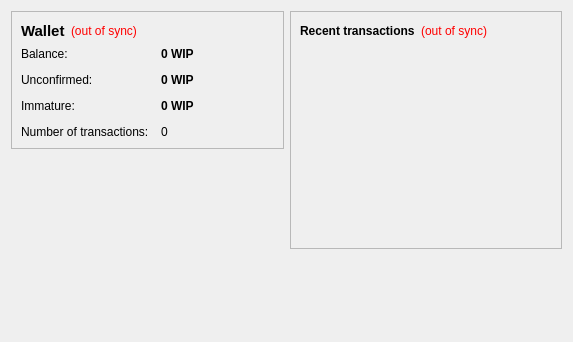
<?xml version="1.0" encoding="UTF-8"?>
<ui version="4.0">
 <class>OverviewPage</class>
 <widget class="QWidget" name="OverviewPage">
  <property name="geometry">
   <rect>
    <x>0</x>
    <y>0</y>
    <width>573</width>
    <height>342</height>
   </rect>
  </property>
  <property name="windowTitle">
   <string>Form</string>
  </property>
  <layout class="QHBoxLayout" name="horizontalLayout" stretch="1,1">
   <item>
    <layout class="QVBoxLayout" name="verticalLayout_2">
     <item>
      <widget class="QFrame" name="frame">
       <property name="frameShape">
        <enum>QFrame::StyledPanel</enum>
       </property>
       <property name="frameShadow">
        <enum>QFrame::Raised</enum>
       </property>
       <layout class="QVBoxLayout" name="verticalLayout_4">
        <item>
         <layout class="QHBoxLayout" name="horizontalLayout_4">
          <item>
           <widget class="QLabel" name="label_5">
            <property name="font">
             <font>
              <pointsize>11</pointsize>
              <weight>75</weight>
              <bold>true</bold>
             </font>
            </property>
            <property name="text">
             <string>Wallet</string>
            </property>
           </widget>
          </item>
          <item>
           <widget class="QLabel" name="labelWalletStatus">
            <property name="toolTip">
             <string>The displayed information may be out of date. Your wallet automatically synchronizes with the Workinprog network after a connection is established, but this process has not completed yet.</string>
            </property>
            <property name="styleSheet">
             <string notr="true">QLabel { color: red; }</string>
            </property>
            <property name="text">
             <string notr="true">(out of sync)</string>
            </property>
            <property name="alignment">
             <set>Qt::AlignLeading|Qt::AlignLeft|Qt::AlignVCenter</set>
            </property>
           </widget>
          </item>
          <item>
           <spacer name="horizontalSpacer_2">
            <property name="orientation">
             <enum>Qt::Horizontal</enum>
            </property>
            <property name="sizeHint" stdset="0">
             <size>
              <width>40</width>
              <height>20</height>
             </size>
            </property>
           </spacer>
          </item>
         </layout>
        </item>
        <item>
         <layout class="QFormLayout" name="formLayout_2">
          <property name="fieldGrowthPolicy">
           <enum>QFormLayout::AllNonFixedFieldsGrow</enum>
          </property>
          <property name="horizontalSpacing">
           <number>12</number>
          </property>
          <property name="verticalSpacing">
           <number>12</number>
          </property>
          <item row="0" column="0">
           <widget class="QLabel" name="label">
            <property name="text">
             <string>Balance:</string>
            </property>
           </widget>
          </item>
          <item row="0" column="1">
           <widget class="QLabel" name="labelBalance">
            <property name="font">
             <font>
              <weight>75</weight>
              <bold>true</bold>
             </font>
            </property>
            <property name="cursor">
             <cursorShape>IBeamCursor</cursorShape>
            </property>
            <property name="toolTip">
             <string>Your current balance</string>
            </property>
            <property name="text">
             <string notr="true">0 WIP</string>
            </property>
            <property name="textInteractionFlags">
             <set>Qt::LinksAccessibleByMouse|Qt::TextSelectableByKeyboard|Qt::TextSelectableByMouse</set>
            </property>
           </widget>
          </item>
          <item row="1" column="0">
           <widget class="QLabel" name="label_3">
            <property name="text">
             <string>Unconfirmed:</string>
            </property>
           </widget>
          </item>
          <item row="1" column="1">
           <widget class="QLabel" name="labelUnconfirmed">
            <property name="font">
             <font>
              <weight>75</weight>
              <bold>true</bold>
             </font>
            </property>
            <property name="cursor">
             <cursorShape>IBeamCursor</cursorShape>
            </property>
            <property name="toolTip">
             <string>Total of transactions that have yet to be confirmed, and do not yet count toward the current balance</string>
            </property>
            <property name="text">
             <string notr="true">0 WIP</string>
            </property>
            <property name="textInteractionFlags">
             <set>Qt::LinksAccessibleByMouse|Qt::TextSelectableByKeyboard|Qt::TextSelectableByMouse</set>
            </property>
           </widget>
          </item>
          <item row="3" column="0">
           <widget class="QLabel" name="label_2">
            <property name="text">
             <string>Number of transactions:</string>
            </property>
           </widget>
          </item>
          <item row="3" column="1">
           <widget class="QLabel" name="labelNumTransactions">
            <property name="toolTip">
             <string>Total number of transactions in wallet</string>
            </property>
            <property name="text">
             <string notr="true">0</string>
            </property>
           </widget>
          </item>
          <item row="2" column="0">
           <widget class="QLabel" name="labelImmatureText">
            <property name="text">
             <string>Immature:</string>
            </property>
           </widget>
          </item>
          <item row="2" column="1">
           <widget class="QLabel" name="labelImmature">
            <property name="font">
             <font>
              <weight>75</weight>
              <bold>true</bold>
             </font>
            </property>
            <property name="toolTip">
             <string>Mined balance that has not yet matured</string>
            </property>
            <property name="text">
             <string notr="true">0 WIP</string>
            </property>
            <property name="textInteractionFlags">
             <set>Qt::LinksAccessibleByMouse|Qt::TextSelectableByKeyboard|Qt::TextSelectableByMouse</set>
            </property>
           </widget>
          </item>
         </layout>
        </item>
       </layout>
      </widget>
     </item>
     <item>
      <spacer name="verticalSpacer">
       <property name="orientation">
        <enum>Qt::Vertical</enum>
       </property>
       <property name="sizeHint" stdset="0">
        <size>
         <width>20</width>
         <height>40</height>
        </size>
       </property>
      </spacer>
     </item>
    </layout>
   </item>
   <item>
    <layout class="QVBoxLayout" name="verticalLayout_3">
     <item>
      <widget class="QFrame" name="frame_2">
       <property name="frameShape">
        <enum>QFrame::StyledPanel</enum>
       </property>
       <property name="frameShadow">
        <enum>QFrame::Raised</enum>
       </property>
       <layout class="QVBoxLayout" name="verticalLayout">
        <item>
         <layout class="QHBoxLayout" name="horizontalLayout_2">
          <item>
           <widget class="QLabel" name="label_4">
            <property name="text">
             <string>&lt;b&gt;Recent transactions&lt;/b&gt;</string>
            </property>
           </widget>
          </item>
          <item>
           <widget class="QLabel" name="labelTransactionsStatus">
            <property name="toolTip">
             <string>The displayed information may be out of date. Your wallet automatically synchronizes with the Workinprog network after a connection is established, but this process has not completed yet.</string>
            </property>
            <property name="styleSheet">
             <string notr="true">QLabel { color: red; }</string>
            </property>
            <property name="text">
             <string notr="true">(out of sync)</string>
            </property>
            <property name="alignment">
             <set>Qt::AlignRight|Qt::AlignTrailing|Qt::AlignVCenter</set>
            </property>
           </widget>
          </item>
          <item>
           <spacer name="horizontalSpacer">
            <property name="orientation">
             <enum>Qt::Horizontal</enum>
            </property>
            <property name="sizeHint" stdset="0">
             <size>
              <width>40</width>
              <height>20</height>
             </size>
            </property>
           </spacer>
          </item>
         </layout>
        </item>
        <item>
         <widget class="QListView" name="listTransactions">
          <property name="styleSheet">
           <string notr="true">QListView { background: transparent; }</string>
          </property>
          <property name="frameShape">
           <enum>QFrame::NoFrame</enum>
          </property>
          <property name="verticalScrollBarPolicy">
           <enum>Qt::ScrollBarAlwaysOff</enum>
          </property>
          <property name="horizontalScrollBarPolicy">
           <enum>Qt::ScrollBarAlwaysOff</enum>
          </property>
          <property name="selectionMode">
           <enum>QAbstractItemView::NoSelection</enum>
          </property>
         </widget>
        </item>
       </layout>
      </widget>
     </item>
     <item>
      <spacer name="verticalSpacer_2">
       <property name="orientation">
        <enum>Qt::Vertical</enum>
       </property>
       <property name="sizeHint" stdset="0">
        <size>
         <width>20</width>
         <height>40</height>
        </size>
       </property>
      </spacer>
     </item>
    </layout>
   </item>
  </layout>
 </widget>
 <resources/>
 <connections/>
</ui>
